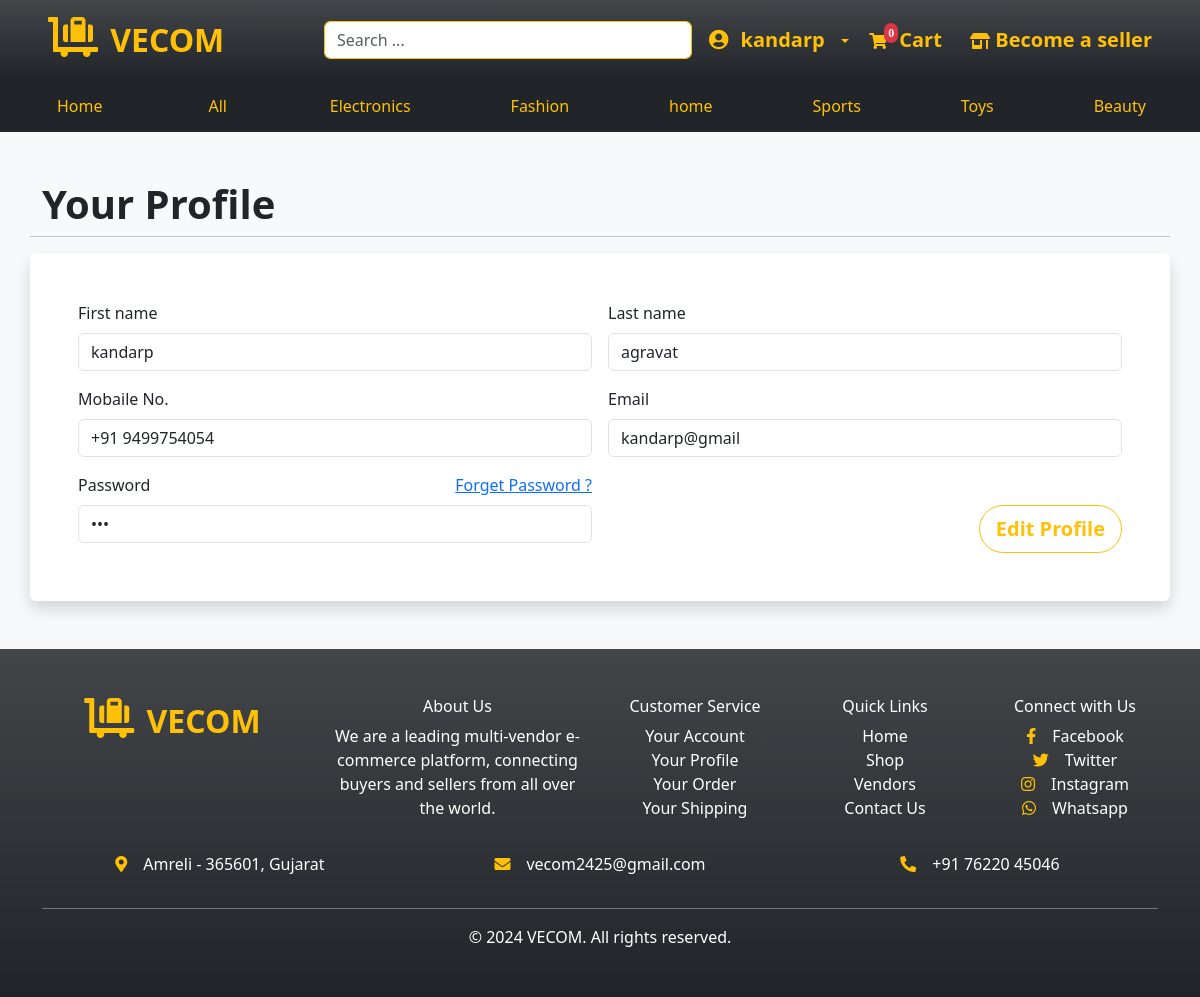
The app's page /user_profile.php (signed in) with its own data.
### tables this page shows
CREATE TABLE `category` (
  `ca_id` int(11) NOT NULL,
  `ca_name` varchar(50) NOT NULL
);

CREATE TABLE `customer` (
  `c_id` int(11) NOT NULL,
  `c_first_name` varchar(50) NOT NULL,
  `c_last_name` varchar(100) NOT NULL,
  `c_mobile_no` varchar(15) NOT NULL,
  `c_email` varchar(250) NOT NULL,
  `c_password` varchar(16) NOT NULL
);

### user_profile.php (the view, shortened to what this page needs)
<?php
    include("header.php");
    include("menubar.php");
    include("connection.php");
    $sel_user="SELECT * FROM customer WHERE c_id='".$_SESSION['user']['c_id']."'";
    $sel_user_ans=mysqli_query($c,$sel_user);
    $fu=mysqli_fetch_array($sel_user_ans);
?>
<div class="container-fuild py-5">
    <div class="container">
        <div class="row">
            <h1 class="fs-1 fw-bold">Your Profile</h1>
            <hr>
        </div>
        <div class="row justify-content-center">
            <div class="card o-hidden border-0 shadow o-hidden p-5">
                <form class="row g-3">
                    <div class="col-md-6">
                        <label for="validationCustom01" class="form-label">First name</label>
                        <input type="text" name="ufnm" class="form-control" id="validationCustom01" value="<?= $fu['c_first_name'] ?>" readonly>
                    </div>
                    <div class="col-md-6">
                        <label for="validationCustom02" class="form-label">Last name</label>
                        <input type="text" name="ulnm" class="form-control" id="validationCustom02" value="<?= $fu['c_last_name'] ?>" readonly>
                    </div>
                    <div class="col-md-6">
                        <label for="validationCustom04" class="form-label">Mobaile No.</label>
                          <input type="text" name="umno" class="form-control" id="validationCustomUsername" aria-describedby="inputGroupPrepend" value="<?= $fu['c_mobile_no'] ?>" readonly>
                    </div>
                    <div class="col-md-6">
                        <label for="validationCustom03" class="form-label">Email</label>
                        <input type="email" name="uemail" class="form-control" id="validationCustom03" value="<?= $fu['c_email'] ?>" readonly>
                    </div>
                    <div class="col-md-6">
                        <div class="d-flex justify-content-between">
                        <label for="validationCustom03" class="form-label">Password</label>
                        <a href="forget_pass.php">Forget Password ?</a>
                        </div>
                        <input type="Password" name="cpass" class="form-control" id="validationCustom03" value="<?= $fu['c_password'] ?>" readonly>
                    </div>
                    <div class="col-md-6 mt-5">
                        <form action="edit_product.php" method="POST">
                            <input type="button" value="Edit Profile" class="btn btn-lg  btn-outline-warning rounded-5 float-end fw-bold" data-bs-toggle="modal" data-bs-target="#editProduct">
                        </form>
                    </div>
                </form>
            </div>
        </div>
    </div>
</div>
<?php
    include("footer.php");
?>

### menubar.php (shortened to what this page needs)
<div class="container-fuild sticky-top d-flex justify-content-around align-items-center bg-dark bg-gradient py-3 px-xl-5">
    <div class="col-lg-3 col-sm-3 col-3 text-center text-xl-start">
        <a href="index.php" class="text-decoration-none text-warning">
            <i class="fs-1 fas fa-luggage-cart"></i> <b class="ms-2 fs-2 d-none d-md-inline d-lg-inline fw-bold">VECOM</b>
        </a>
    </div>
    <div class="col-lg-4 col-sm-4 col-4 text-center">
        <form action="" class="d-none d-sm-inline d-lg-inline">
            <div class="input-group">
                <div class="input-group flex-nowrap">
                    <input type="text" id="search" class="dropdown-toggle border-warning form-control" placeholder="Search ..." aria-label="Username" aria-describedby="addon-wrapping" role="button" id="dropdownMenuLink" data-toggle="dropdown" aria-haspopup="true" aria-expanded="false" autocomplete="off">
                        <?php
                        include("connection.php");
                        ?>
                </div>
            </div>
        </form>
    </div>
    <div class="col-lg-5 col-sm-5 col-5 text-center text-xl-end">
        <?php
        if (isset($_SESSION['user'])) {
        ?>
            <a class="text-decoration-none text-warning rounded-5 border-0 dropdown-toggle" href="" role="button" id="dropdownMenuLink" data-toggle="dropdown" aria-haspopup="true" aria-expanded="false">
                <i class="fs-5 fas fa-user-circle"></i>
                <span class="p-2 fs-5 fw-semibold d-none d-sm-none d-lg-inline"><?php echo $_SESSION['user']['c_first_name']; ?></span>
            </a>
        <?php
        }
        ?>
        <a href="cart.php" id="cart_num" class="text-decoration-none p-3">
            <i class="fas fa-shopping-cart text-warning position-relative">
                <span class="position-absolute p-1 top-0 mx-1 start-25 translate-middle badge rounded-pill bg-danger">
                    <?php
                    if (isset($_SESSION['user'])) {
                        $sel_cart_query = "SELECT * FROM cart WHERE c_id='" . $_SESSION['user']['c_id'] . "'";
                        $sel_cart_ans = mysqli_query($c, $sel_cart_query);
                        $cart_num = mysqli_num_rows($sel_cart_ans);
                        echo $cart_num;
                    } else {
                        $cart_num = 0;
                        echo $cart_num;
                    }
                    ?>
            </i>
            <b class="text-warning mx-2 fs-5 fw-semibold d-none d-sm-none d-lg-inline">Cart</b>
        </a>
        <a href="seller/index.php" target="_blank" class="text-decoration-none text-warning"><i class="fas fa-store-alt"></i><b class="fs-5 fw-semibold d-none d-sm-none d-lg-inline"> Become a seller</b> </a>
    </div>
</div>
<div class="container-fuild scrolling-navbar bg-dark py-2 mt-0 px-0">
    <div class="px-1 hide-scrollbar d-flex justify-content-around align-items-center text-warning">
        <a href="index.php">Home</a>
        <a href="shop.php">All</a>
        <?php
            include("connection.php");
            $sel_category="SELECT * FROM category";
            $sel_cat_ans=mysqli_query($c,$sel_category);
            while($fcat=mysqli_fetch_array($sel_cat_ans)){
        ?>
        <form action="shop.php" method="POST" class="p-0 m-0">
            <button type="submit" class=" btn border-0 text-warning">
                <?php echo $fcat['ca_name']; ?>
            </button>
        </form>
        <?php
            }
        ?>
    </div>
</div>

### menubar.php (style rules this page uses)
.scrolling-navbar { overflow-x: auto; white-space: nowrap; -ms-overflow-style: none; scrollbar-width: none; }
.hide-scrollbar a { padding: 0 15px; color: inherit; text-decoration: none; }

### records on screen
category: ca_name "Electronics"
category: ca_name "Fashion"
category: ca_name "home"
category: ca_name "Sports"
category: ca_name "Toys"
category: ca_name "Beauty"
customer: ufnm "kandarp", ulnm "agravat", umno "+91 9499754054", uemail "kandarp@gmail"

### other values on screen
$_SESSION['user']['c_first_name'] "kandarp"
$cart_num "0"
